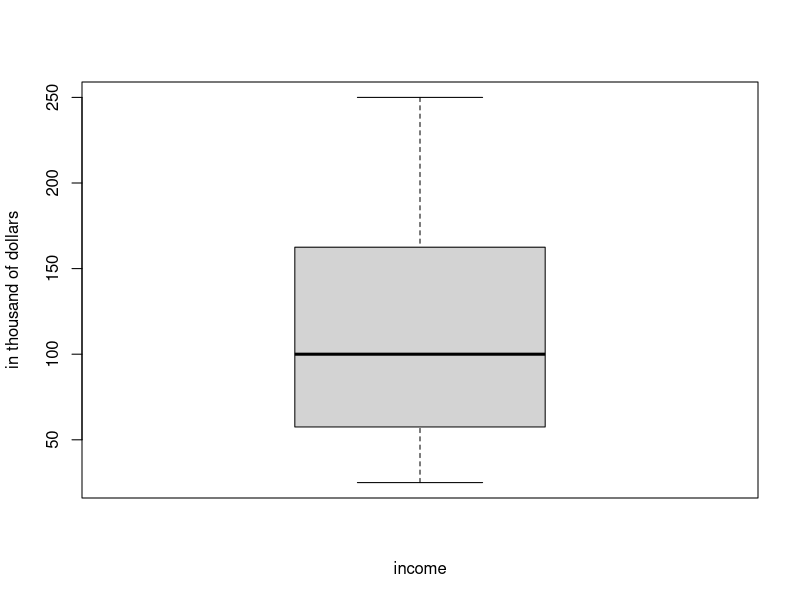
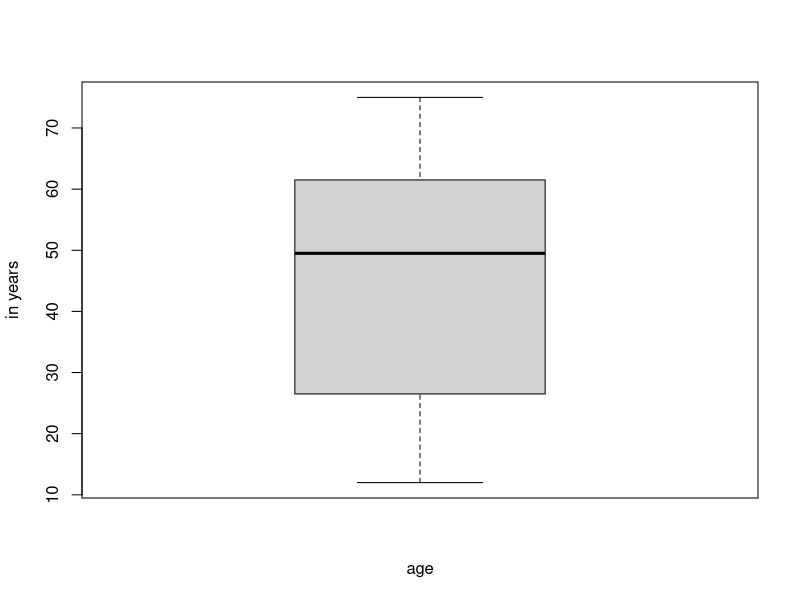
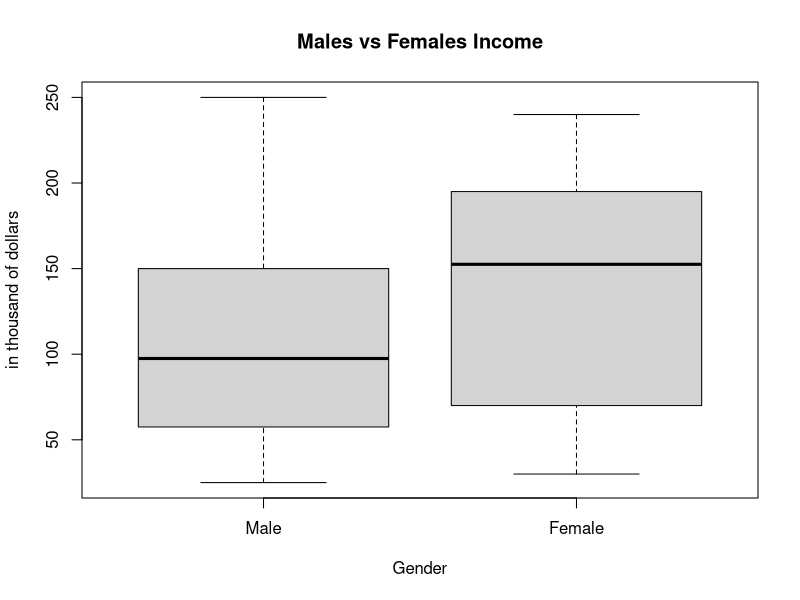

The R script that drew these images, in order:
# Omar AlSughayer, 1337255
# Math 390, HWS2

# get the data
dat = read.table('dataset.txt', header = F)

# extract the desired row
income = dat[,2]
age = dat[,3]
gender = dat[,4]
race = dat[,5]


# Question lect5-3
# plot income 
boxplot(income, ylab = "in thousand of dollars", xlab = "income")
# plot age
boxplot(age, ylab= "in years", xlab = "age")

# Question lect6_1
# plot gender vs income
boxplot(income[gender == 'M'], income[gender == 'F'],
        main = "Males vs Females Income", xlab = "Gender", ylab = "in thousand of dollars",
        names = c("Male", "Female"))



